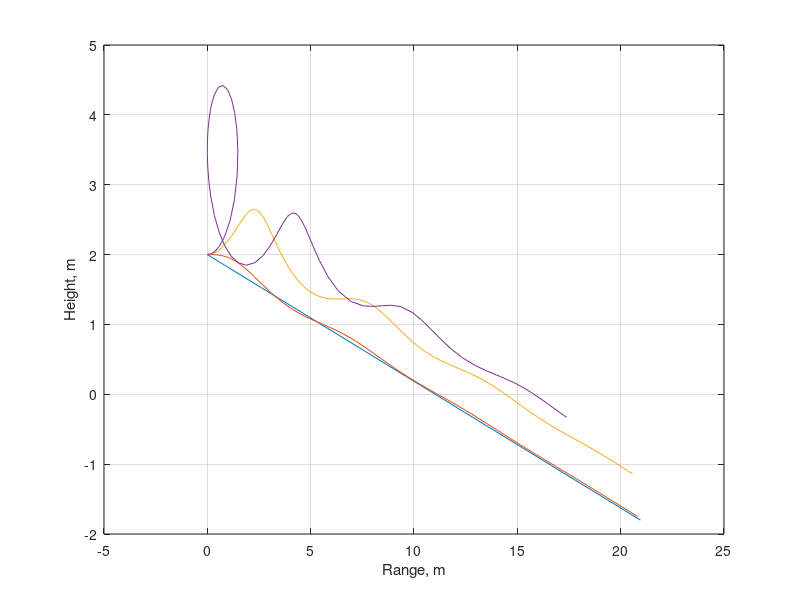
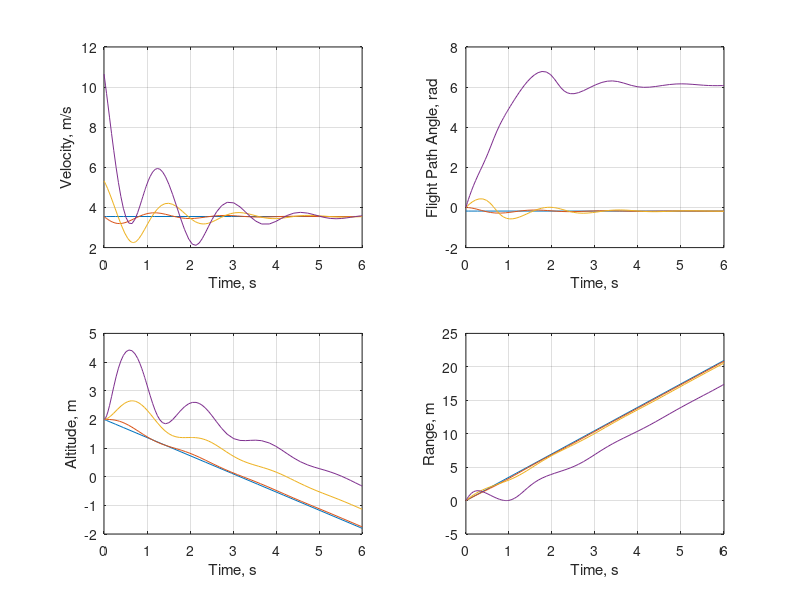

Source code (MATLAB) for these figures, in order:
%	Example 1.3-1 Paper Airplane Flight Path
%	Copyright 2005 by Robert Stengel
%	August 23, 2005
function FinalFunc
	global CL CD S m g rho	
	S		=	0.017;			% Reference Area, m^2
	AR		=	0.86;			% Wing Aspect Ratio
	e		=	0.9;			% Oswald Efficiency Factor;
	m		=	0.003;			% Mass, kg
	g		=	9.8;			% Gravitational acceleration, m/s^2
	rho		=	1.225;			% Air density at Sea Level, kg/m^3	
	CLa		=	3.141592 * AR/(1 + sqrt(1 + (AR / 2)^2));
							% Lift-Coefficient Slope, per rad
	CDo		=	0.02;			% Zero-Lift Drag Coefficient
	epsilon	=	1 / (3.141592 * e * AR);% Induced Drag Factor	
	CL		=	sqrt(CDo / epsilon);	% CL for Maximum Lift/Drag Ratio
	CD		=	CDo + epsilon * CL^2;	% Corresponding CD
	LDmax	=	CL / CD;			% Maximum Lift/Drag Ratio
	Gam		=	-atan(1 / LDmax);	% Corresponding Flight Path Angle, rad
	V		=	sqrt(2 * m * g /(rho * S * (CL * cos(Gam) - CD * sin(Gam))));
							% Corresponding Velocity, m/s
	Alpha	=	CL / CLa;			% Corresponding Angle of Attack, rad
	
%	a) Equilibrium Glide at Maximum Lift/Drag Ratio
	H		=	2;			% Initial Height, m
	R		=	0;			% Initial Range, m
	to		=	0;			% Initial Time, sec
	tf		=	6;			% Final Time, sec
	tspan	=	[to tf];
	xo		=	[V;Gam;H;R];
	[ta,xa]	=	ode23(@EqMotion,tspan,xo);
	
%	b) Oscillating Glide due to Zero Initial Flight Path Angle
	xo		=	[V;0;H;R];
	[tb,xb]	=	ode23(@EqMotion,tspan,xo);

%	c) Effect of Increased Initial Velocity
	xo		=	[1.5*V;0;H;R];
	[tc,xc]	=	ode23(@EqMotion,tspan,xo);

%	d) Effect of Further Increase in Initial Velocity
	xo		=	[3*V;0;H;R];
	[td,xd]	=	ode23(@EqMotion,tspan,xo);
	
	figure
	plot(xa(:,4),xa(:,3),xb(:,4),xb(:,3),xc(:,4),xc(:,3),xd(:,4),xd(:,3))
	xlabel('Range, m'), ylabel('Height, m'), grid

	figure
	subplot(2,2,1)
	plot(ta,xa(:,1),tb,xb(:,1),tc,xc(:,1),td,xd(:,1))
	xlabel('Time, s'), ylabel('Velocity, m/s'), grid
	subplot(2,2,2)
	plot(ta,xa(:,2),tb,xb(:,2),tc,xc(:,2),td,xd(:,2))
	xlabel('Time, s'), ylabel('Flight Path Angle, rad'), grid
	subplot(2,2,3)
	plot(ta,xa(:,3),tb,xb(:,3),tc,xc(:,3),td,xd(:,3))
	xlabel('Time, s'), ylabel('Altitude, m'), grid
	subplot(2,2,4)
	plot(ta,xa(:,4),tb,xb(:,4),tc,xc(:,4),td,xd(:,4))
	xlabel('Time, s'), ylabel('Range, m'), grid
end

	function xdot = EqMotion(t,x)
%	Fourth-Order Equations of Aircraft Motion
    
	global CL CD S m g rho
	
	V 	=	x(1);
	Gam	=	x(2);
	q	=	0.5 * rho * V^2;	% Dynamic Pressure, N/m^2
	
	xdot	=	[(-CD * q * S - m * g * sin(Gam)) / m
				 (CL * q * S - m * g * cos(Gam)) / (m * V)
				 V * sin(Gam)
				 V * cos(Gam)];
    end